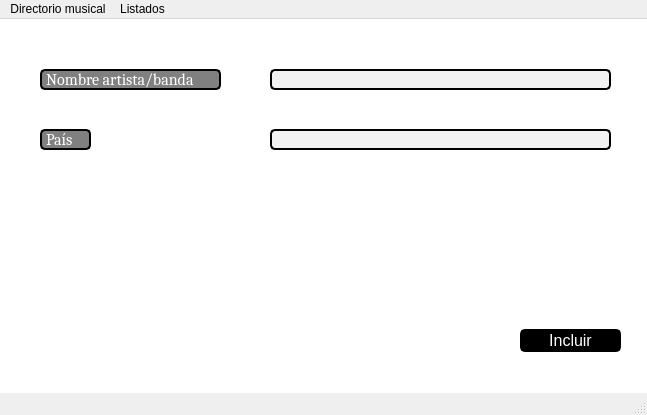
<?xml version="1.0" encoding="UTF-8"?>
<ui version="4.0">
 <class>MainWindow</class>
 <widget class="QMainWindow" name="MainWindow">
  <property name="geometry">
   <rect>
    <x>0</x>
    <y>0</y>
    <width>647</width>
    <height>415</height>
   </rect>
  </property>
  <property name="windowTitle">
   <string>Directorio musical</string>
  </property>
  <property name="styleSheet">
   <string notr="true"/>
  </property>
  <widget class="QWidget" name="principal_widget">
   <widget class="QGraphicsView" name="gph_background">
    <property name="geometry">
     <rect>
      <x>-10</x>
      <y>-20</y>
      <width>671</width>
      <height>431</height>
     </rect>
    </property>
    <property name="styleSheet">
     <string notr="true">background-image: url(:/background/ini_background.jpg);background-repeat: no-repeat; background-position: center;</string>
    </property>
   </widget>
   <widget class="QLabel" name="lbl_nom_band">
    <property name="geometry">
     <rect>
      <x>40</x>
      <y>50</y>
      <width>181</width>
      <height>21</height>
     </rect>
    </property>
    <property name="font">
     <font>
      <family>Cambria</family>
      <pointsize>12</pointsize>
     </font>
    </property>
    <property name="styleSheet">
     <string notr="true">background-color: grey;
color:white;
border: 2px solid black;
border-radius:5px;</string>
    </property>
    <property name="text">
     <string>Nombre artista/banda</string>
    </property>
   </widget>
   <widget class="QLineEdit" name="txt_nom_band">
    <property name="geometry">
     <rect>
      <x>270</x>
      <y>50</y>
      <width>341</width>
      <height>21</height>
     </rect>
    </property>
    <property name="font">
     <font>
      <family>Cambria</family>
      <pointsize>12</pointsize>
     </font>
    </property>
    <property name="styleSheet">
     <string notr="true">background-color:#f2f2f2;
color:white;
border: 2px solid black;
border-radius:5px;</string>
    </property>
   </widget>
   <widget class="QLabel" name="lbl_nom_pais">
    <property name="geometry">
     <rect>
      <x>40</x>
      <y>110</y>
      <width>51</width>
      <height>21</height>
     </rect>
    </property>
    <property name="font">
     <font>
      <family>Cambria</family>
      <pointsize>12</pointsize>
     </font>
    </property>
    <property name="styleSheet">
     <string notr="true">background-color: grey;
color:white;
border: 2px solid black;
border-radius:5px;</string>
    </property>
    <property name="text">
     <string>País</string>
    </property>
   </widget>
   <widget class="QLineEdit" name="txt_nom_pais">
    <property name="geometry">
     <rect>
      <x>270</x>
      <y>110</y>
      <width>341</width>
      <height>21</height>
     </rect>
    </property>
    <property name="font">
     <font>
      <family>Cambria</family>
      <pointsize>12</pointsize>
     </font>
    </property>
    <property name="styleSheet">
     <string notr="true">background-color:#f2f2f2;
color:white;
border: 2px solid black;
border-radius:5px;
</string>
    </property>
   </widget>
   <widget class="QPushButton" name="btn_incluir_banda">
    <property name="geometry">
     <rect>
      <x>520</x>
      <y>310</y>
      <width>101</width>
      <height>23</height>
     </rect>
    </property>
    <property name="font">
     <font>
      <pointsize>12</pointsize>
     </font>
    </property>
    <property name="styleSheet">
     <string notr="true">border: 2px solid black;
border-radius:5px;
color:white;
background-color:black;</string>
    </property>
    <property name="text">
     <string>Incluir</string>
    </property>
   </widget>
  </widget>
  <widget class="QMenuBar" name="menubar">
   <property name="geometry">
    <rect>
     <x>0</x>
     <y>0</y>
     <width>647</width>
     <height>21</height>
    </rect>
   </property>
   <widget class="QMenu" name="menuDirectorio_musical">
    <property name="title">
     <string>Directorio musical</string>
    </property>
    <addaction name="actionIncluir_artista_banda"/>
    <addaction name="actionIncluir_disco"/>
    <addaction name="actionIncluir_genero"/>
   </widget>
   <widget class="QMenu" name="menuListados">
    <property name="title">
     <string>Listados</string>
    </property>
    <addaction name="actionListar_artistas_bandas"/>
    <addaction name="actionListar_discos"/>
    <addaction name="actionListar_generos"/>
   </widget>
   <addaction name="menuDirectorio_musical"/>
   <addaction name="menuListados"/>
  </widget>
  <widget class="QStatusBar" name="barra_estado"/>
  <action name="actionIncluir_artista_banda">
   <property name="text">
    <string>Incluir artista/banda</string>
   </property>
  </action>
  <action name="actionIncluir_disco">
   <property name="text">
    <string>Incluir disco</string>
   </property>
  </action>
  <action name="actionIncluir_genero">
   <property name="text">
    <string>Incluir género</string>
   </property>
  </action>
  <action name="actionListar_artistas_bandas">
   <property name="text">
    <string>Listar artistas/bandas</string>
   </property>
  </action>
  <action name="actionListar_discos">
   <property name="text">
    <string>Listar discos</string>
   </property>
  </action>
  <action name="actionListar_generos">
   <property name="text">
    <string>Listar géneros</string>
   </property>
  </action>
 </widget>
 <resources>
  <include location="../images/css.qrc"/>
 </resources>
 <connections/>
</ui>
